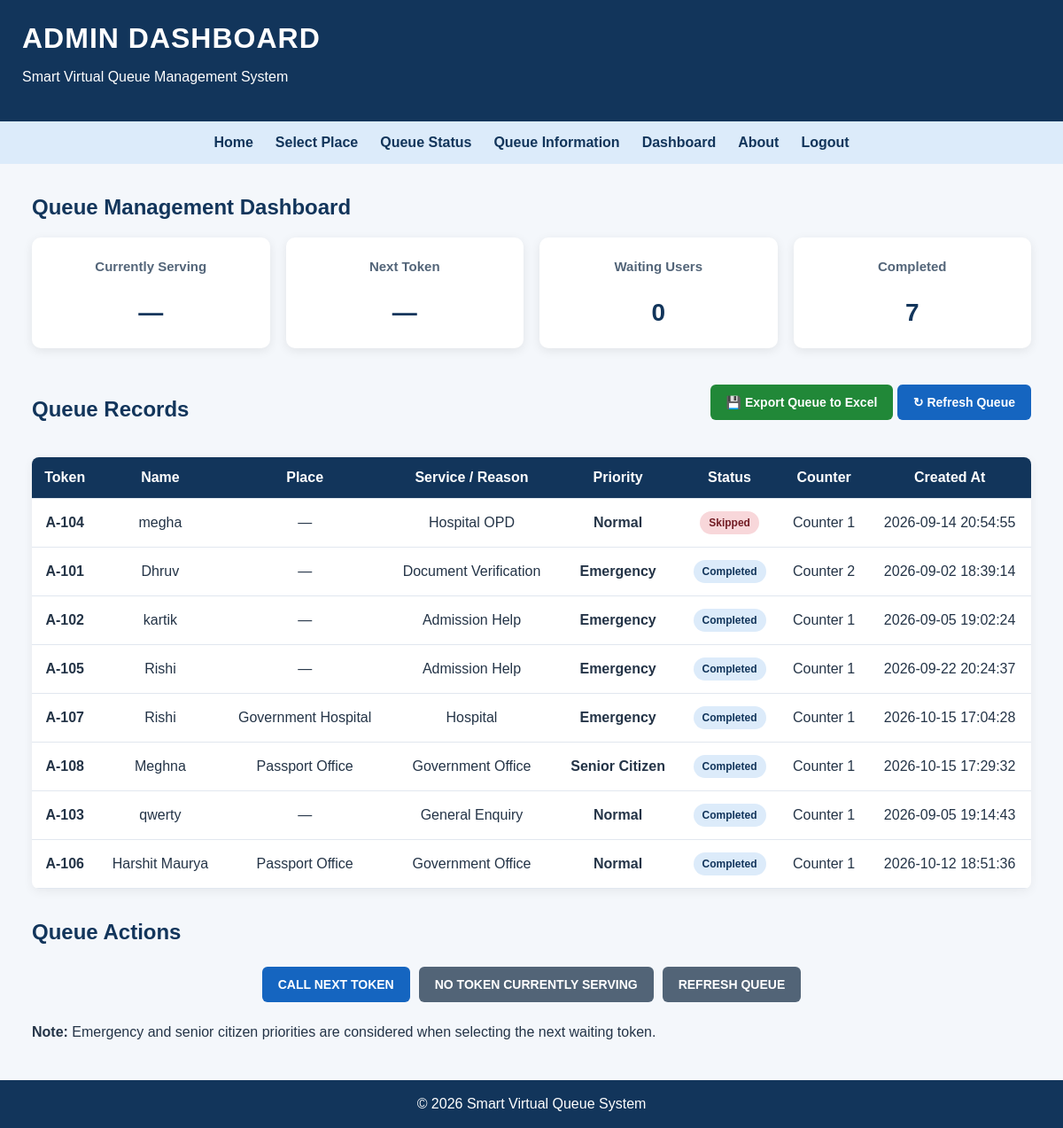
The page /admin.html/dashboard (signed in) on the database its author committed.
### tables this page shows
CREATE TABLE users (
            id INTEGER PRIMARY KEY AUTOINCREMENT,
            token TEXT UNIQUE,
            name TEXT NOT NULL,
            mobile TEXT NOT NULL,
            email TEXT,
            service TEXT NOT NULL,
            people INTEGER DEFAULT 1,
            priority TEXT DEFAULT 'Normal',
            preferred_time TEXT,
            message TEXT,
            status TEXT DEFAULT 'Waiting',
            counter TEXT DEFAULT 'Counter 1',
            created_at TEXT
        , place TEXT, category TEXT, reason TEXT DEFAULT '');

### app.py (the view)
@app.route("/admin")
@app.route("/admin.html/dashboard")
def admin():
    if not admin_required():
        return redirect(url_for("admin_login"))
    conn = get_db()
    users = conn.execute("""
        SELECT * FROM users
        ORDER BY
            CASE status
                WHEN 'Serving' THEN 1
                WHEN 'Waiting' THEN 2
                WHEN 'Skipped' THEN 3
                WHEN 'Completed' THEN 4
                ELSE 5
            END,
            CASE priority
                WHEN 'Emergency' THEN 1
                WHEN 'Senior Citizen' THEN 2
                ELSE 3
            END,
            id ASC
    """).fetchall()
    serving = conn.execute("""
        SELECT * FROM users
        WHERE status = 'Serving'
        ORDER BY id DESC
        LIMIT 1
    """).fetchone()
    waiting_count = conn.execute("""
        SELECT COUNT(*) FROM users
        WHERE status = 'Waiting'
    """).fetchone()[0]
    completed_count = conn.execute("""
        SELECT COUNT(*) FROM users
        WHERE status = 'Completed'
    """).fetchone()[0]
    conn.close()
    return render_template(
        "admin.html",
        users=users,
        queue=users,
        serving=serving,
        waiting_count=waiting_count,
        completed_count=completed_count
    )

### app.py (called while the page is built)
def get_db():
    conn = sqlite3.connect(DATABASE)
    conn.row_factory = sqlite3.Row
    conn.execute("PRAGMA busy_timeout = 5000")
    return conn

def admin_required():
    return bool(session.get("admin"))

### templates/admin.html (shortened to what this page needs)
<!DOCTYPE html>
<html lang="en">
<head>
</head>
<body>
<header>
    <h1>ADMIN DASHBOARD</h1>
    <p>Smart Virtual Queue Management System</p>
</header>
<nav>
    <a href="{{ url_for('home') }}">Home</a>
    <a href="{{ url_for('select_place') }}">Select Place</a>
    <a href="{{ url_for('queue_status') }}">Queue Status</a>
    <a href="{{ url_for('queue_info') }}">Queue Information</a>
    <a href="{{ url_for('admin') }}">Dashboard</a>
    <a href="{{ url_for('about') }}">About</a>
    <a href="{{ url_for('logout') }}">Logout</a>
</nav>
<main class="container">
    <h2>Queue Management Dashboard</h2>
    <section class="stats">
        <div class="stat-card">
            <h3>Currently Serving</h3>
            <p>
                {% if serving %}
                    {{ serving['token'] }}
                {% else %}
                    —
                {% endif %}
            </p>
        </div>
        <div class="stat-card">
            <h3>Next Token</h3>
            <p>
                {% set ns = namespace(next_user=None) %}
                {% for user in users %}
                    {% if user['status'] == 'Waiting' and ns.next_user is none %}
                        {% set ns.next_user = user %}
                    {% endif %}
                {% endfor %}
                {% if ns.next_user %}
                    {{ ns.next_user['token'] }}
                {% else %}
                    —
                {% endif %}
            </p>
        </div>
        <div class="stat-card">
            <h3>Waiting Users</h3>
            <p>{{ waiting_count }}</p>
        </div>
        <div class="stat-card">
            <h3>Completed</h3>
            <p>{{ completed_count }}</p>
        </div>
    </section>
    <div class="toolbar">
        <h2>Queue Records</h2>
        <div>
            <a href="{{ url_for('export_excel') }}"
               class="btn btn-green">
                &#128190; Export Queue to Excel
            </a>
            <a href="{{ url_for('admin') }}"
               class="btn btn-blue">
                &#8635; Refresh Queue
            </a>
        </div>
    </div>
    <div class="table-wrapper">
        <table>
            <thead>
                <tr>
                    <th>Token</th>
                    <th>Name</th>
                    <th>Place</th>
                    <th>Service / Reason</th>
                    <th>Priority</th>
                    <th>Status</th>
                    <th>Counter</th>
                    <th>Created At</th>
                </tr>
            </thead>
            <tbody>
                {% for user in users %}
                <tr>
                    <td><strong>{{ user['token'] }}</strong></td>
                    <td>{{ user['name'] }}</td>
                    <td>
                        {{ user['place'] or '—' }}
                    </td>
                    <td>
                        {{ user['service'] or user['reason'] or 'General Enquiry' }}
                    </td>
                    <td class="priority">
                        {{ user['priority'] or 'Normal' }}
                    </td>
                    <td>
                        {% set status = user['status'] or 'Waiting' %}
                        <span class="status
                            {% if status == 'Waiting' %}waiting
                            {% elif status == 'Serving' %}serving
                            {% elif status == 'Completed' %}completed
                            {% elif status == 'Skipped' %}skipped
                            {% endif %}">
                            {{ status }}
                        </span>
                    </td>
                    <td>{{ user['counter'] or 'Counter 1' }}</td>
                    <td>{{ user['created_at'] or '—' }}</td>
                </tr>
                {% else %}
                <tr>
                    <td colspan="8" class="empty">
                        No users in the queue yet.
                    </td>
                </tr>
                {% endfor %}
            </tbody>
        </table>
    </div>
    <h2>Queue Actions</h2>
    <div class="actions">
        <form action="{{ url_for('call_next') }}" method="POST">
            <button type="submit" class="btn btn-blue">
                CALL NEXT TOKEN
            </button>
        </form>
        {% if serving %}
        <form action="{{ url_for('complete', user_id=serving['id']) }}"
              method="POST">
            <button type="submit" class="btn btn-green">
                COMPLETE CURRENT TOKEN
            </button>
        </form>
        <form action="{{ url_for('skip', user_id=serving['id']) }}"
              method="POST">
            <button type="submit" class="btn btn-red">
                SKIP CURRENT TOKEN
            </button>
        </form>
        {% else %}
        <button type="button" class="btn btn-gray" disabled>
            NO TOKEN CURRENTLY SERVING
        </button>
        {% endif %}
        <a href="{{ url_for('admin') }}" class="btn btn-gray">
            REFRESH QUEUE
        </a>
    </div>
    <p>
        <strong>Note:</strong>
        Emergency and senior citizen priorities are considered when
        selecting the next waiting token.
    </p>
</main>
<footer>
    &copy; 2026 Smart Virtual Queue System
</footer>
</body>
</html>

### templates/admin.html (style rules this page uses)
* { box-sizing: border-box; }
body { margin: 0; font-family: Arial, sans-serif; background: #F4F7FB; color: #243447; }
header { background: #12355B; color: white; padding: 25px; }
header h1 { margin: 0; letter-spacing: 1px; }
nav { background: #DCEBFA; padding: 15px; display: flex; justify-content: center; flex-wrap: wrap; gap: 25px; }
nav a { color: #12355B; text-decoration: none; font-weight: bold; }
.container { width: 94%; max-width: 1400px; margin: 30px auto; }
h2 { color: #12355B; margin-top: 35px; }
.stats { display: grid; grid-template-columns: repeat(4, minmax(0, 1fr)); gap: 18px; }
.stat-card { background: white; border-radius: 10px; padding: 24px 15px; text-align: center; box-shadow: 0 3px 12px rgba(0, 0, 0, 0.08); }
.stat-card h3 { margin-top: 0; font-size: 15px; color: #536579; }
.stat-card p { font-size: 28px; font-weight: bold; color: #12355B; margin-bottom: 0; }
.toolbar { display: flex; justify-content: space-between; align-items: center; flex-wrap: wrap; gap: 12px; margin: 20px 0; }
.btn { display: inline-block; padding: 12px 18px; border: none; border-radius: 6px; text-decoration: none; font-size: 14px; font-weight: bold; cursor: pointer; color: white; }
.btn-blue { background: #1565C0; }
.btn-green { background: #218838; }
.btn-gray { background: #526477; }
.table-wrapper { width: 100%; overflow-x: auto; background: white; border-radius: 8px; box-shadow: 0 3px 12px rgba(0, 0, 0, 0.06); }
table { width: 100%; border-collapse: collapse; min-width: 750px; }
thead { background: #12355B; color: white; }
th, td { padding: 14px 12px; border-bottom: 1px solid #E1E7EF; text-align: center; }
.status { display: inline-block; padding: 6px 10px; border-radius: 20px; font-size: 12px; font-weight: bold; }
.completed { background: #DCEBFA; color: #12355B; }
.skipped { background: #F8D7DA; color: #721C24; }
.priority { font-weight: bold; }
.actions { display: flex; justify-content: center; flex-wrap: wrap; gap: 10px; margin: 25px 0; }
.actions form { margin: 0; }
footer { margin-top: 45px; background: #12355B; color: white; text-align: center; padding: 18px; }

### rows shown on the page
users: token "A-104", name "megha", user "—", service "Hospital OPD", priority "Normal", status "Skipped", counter "Counter 1", created_at "2026-09-14 20:54:55"
users: token "A-101", name "Dhruv", user "—", service "Document Verification", priority "Emergency", status "Completed", counter "Counter 2", created_at "2026-09-02 18:39:14"
users: token "A-102", name "kartik", user "—", service "Admission Help", priority "Emergency", status "Completed", counter "Counter 1", created_at "2026-09-05 19:02:24"
users: token "A-105", name "Rishi", user "—", service "Admission Help", priority "Emergency", status "Completed", counter "Counter 1", created_at "2026-09-22 20:24:37"
users: token "A-107", name "Rishi", place "Government Hospital", service "Hospital", priority "Emergency", status "Completed", counter "Counter 1", created_at "2026-10-15 17:04:28"
users: token "A-108", name "Meghna", place "Passport Office", service "Government Office", priority "Senior Citizen", status "Completed", counter "Counter 1", created_at "2026-10-15 17:29:32"
users: token "A-103", name "qwerty", user "—", service "General Enquiry", priority "Normal", status "Completed", counter "Counter 1", created_at "2026-09-05 19:14:43"
users: token "A-106", name "Harshit Maurya", place "Passport Office", service "Government Office", priority "Normal", status "Completed", counter "Counter 1", created_at "2026-10-12 18:51:36"

### other values the page prints
{{ waiting_count }} "0"
{{ completed_count }} "7"
